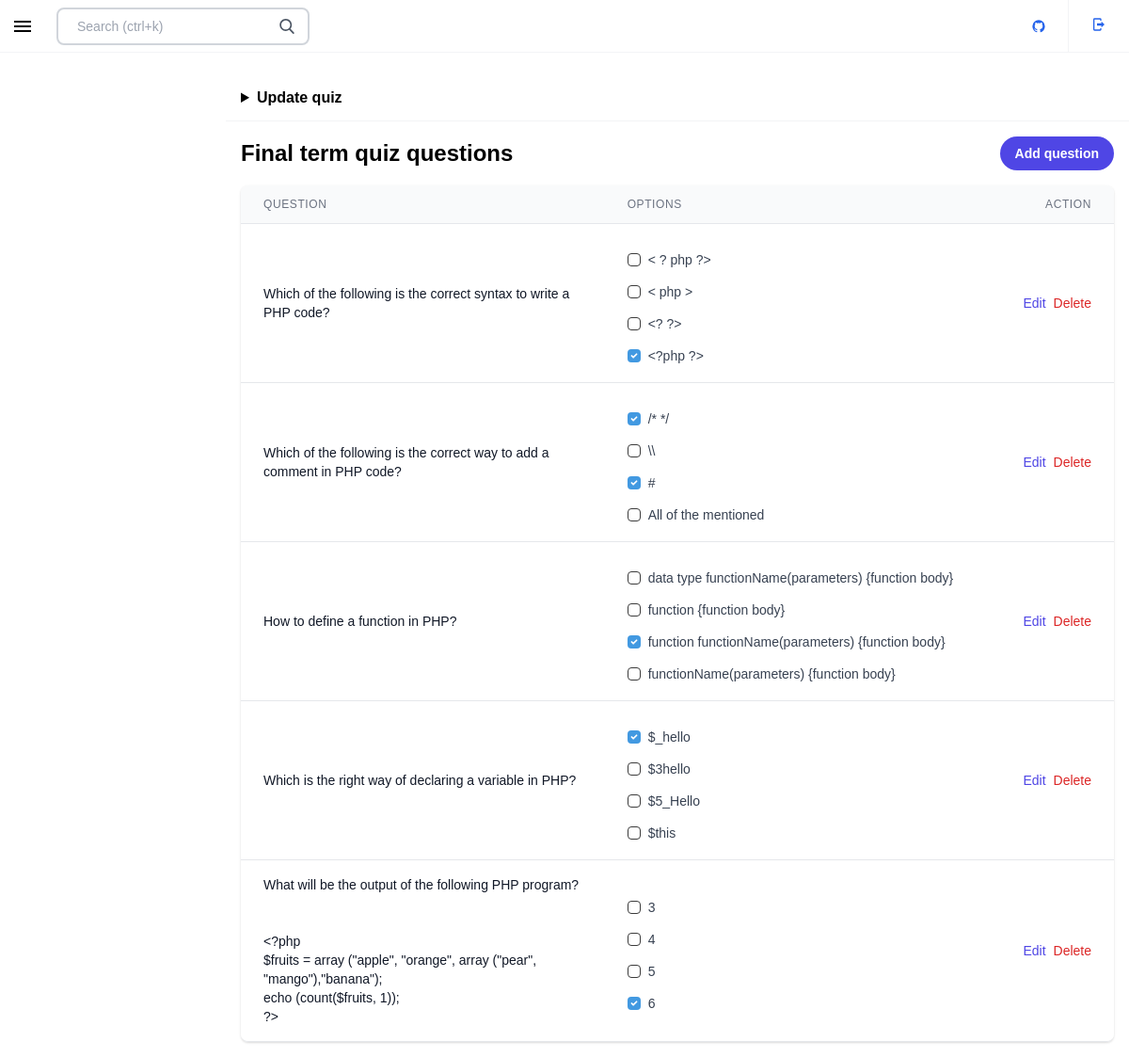
Page /admin/index.php?edit_quiz=2 (signed in) on the committed database.
### tables this page shows
CREATE TABLE `course_quizz` (
  `id` int NOT NULL AUTO_INCREMENT,
  `quiz_name` varchar(255) DEFAULT NULL,
  `course_id` int DEFAULT NULL,
  PRIMARY KEY (`id`),
  KEY `quizz_course_fk` (`course_id`),
  CONSTRAINT `quizz_course_fk` FOREIGN KEY (`course_id`) REFERENCES `courses` (`id`)
);

CREATE TABLE `course_questions` (
  `id` int NOT NULL AUTO_INCREMENT,
  `question` text,
  `quiz_id` int DEFAULT NULL,
  PRIMARY KEY (`id`),
  KEY `course_question_quiz_fk` (`quiz_id`),
  CONSTRAINT `course_question_quiz_fk` FOREIGN KEY (`quiz_id`) REFERENCES `course_quizz` (`id`)
);

### admin/inc/function.php (called while the page is built, shortened)
<?php
function get_quiz($quiz_id)
{
    include($_SERVER['DOCUMENT_ROOT'] . "/ELearning/admin/inc/connect.php");
    $query = $con->prepare("select * from course_quizz where id=:quiz_id");
    $query->bindParam("quiz_id", $quiz_id);
    $query->setFetchMode(PDO::FETCH_ASSOC);
    $query->execute();
    $row = $query->fetch();
    return $row;
}
function quiz_question_options($quiz_id)
{
    include($_SERVER['DOCUMENT_ROOT'] . "/ELearning/admin/inc/connect.php");
    $separator = '<--br-->';
    $concat_sep = '<---->';
    $topic_list = [];
    $query = $con->prepare("select q.*, group_concat(distinct o.content,'<---->' , o.id separator  '<--br-->') as options,  group_concat(distinct a.option_answer_id separator '<--br-->') as answers from course_questions q inner join course_question_options o on q.id = o.question_id left join course_question_answer a on q.id=a.question_id where q.quiz_id=:quiz_id group by q.id;");
    $query->bindParam("quiz_id", $quiz_id);
    $query->setFetchMode(PDO::FETCH_ASSOC);
    $query->execute();
    while ($row = $query->fetch()) {
        $concat_options = explode($separator, $row['options']);
        $options = [];
        $option_ids = [];
        for ($i = 0; $i < count($concat_options); $i++) {
            $option = $concat_options[$i];
            $split = explode($concat_sep, $option);
            $options[] = $split[0];
            $option_ids[] = $split[1];
        }
        $row['options'] = $options;
        $row['option_ids'] = $option_ids;
        $row['answers'] = explode($separator, $row['answers']);
        $topic_list[] = $row;
    }
    return $topic_list;
}

### admin/inc/quiz/edit_quiz.php (the view, shortened to what this page needs)
<?php
$quiz_id = $_GET['edit_quiz'];
$quiz = get_quiz($quiz_id);
?>
<div class="">
  <header class="border-gray-100 flex items-stretch border-b dark:border-gray-800">
    <div class="flex items-center py-3 flex-grow font-bold px-4">
      <details class="w-full">
        <summary>Update quiz</summary>
      </details>
    </div>
  </header>
  <div class="flex">
    <div class="flex flex-col flex-grow mt-4">
      <div class="flex items-center justify-between px-4">
        <p class="text-2xl font-bold"><?php echo $quiz['quiz_name'] ?> quiz questions</p>
        <div class="px-4 py-2 rounded-full bg-indigo-600 font-bold text-sm text-white">
          <a href="?add_question&quiz_id=<?php echo $quiz_id ?>">
            Add question
          </a>
        </div>
      </div>
      <div class="my-2">
        <div class="py-2 align-middle px-4">
          <div class="shadow overflow-hidden border-b border-gray-200 sm:rounded-lg">
            <table class="divide-y divide-gray-200 min-w-full">
              <thead class="bg-gray-50">
                <tr>
                  <th scope="col" class="px-6 py-3 text-left text-xs font-medium text-gray-500 uppercase tracking-wider w-5/12">Question</th>
                  <th scope="col" class="px-6 py-3 text-left text-xs font-medium text-gray-500 uppercase tracking-wider">Options</th>
                  <th scope="col" class="px-6 py-3 text-left text-xs font-medium text-gray-500 uppercase tracking-wider text-right">Action</th>
                </tr>
              </thead>
              <tbody class="bg-white divide-y divide-gray-200">
                <?php
                $questions = quiz_question_options($quiz_id);
                foreach ($questions as $res) {
                ?>
                  <tr>
                    <td class="px-6 py-4 w-5/12">
                      <div class="text-sm font-medium text-gray-900"> <?php echo nl2br($res['question']) ?> </div>
                    </td>
                    <td class="px-6 py-4">
                      <div class="text-sm font-medium text-gray-900">
                        <ul>
                          <?php
                          $i = -1;
                          foreach ($res['options'] as $option) { ?>
                            <?php $i++; ?>
                            <div>
                              <label class="inline-flex items-center mt-3">
                                <input type="checkbox" class="form-checkbox h-5 w-5 text-gray-600 block" <?php echo (in_array($res['option_ids'][$i], $res['answers']) ? 'checked' : '') ?>>
                                <span class="ml-2 text-gray-700">
                                  <li><?php echo htmlspecialchars($option); ?></li>
                                </span>
                              </label>
                            </div>
                          <?php } ?>
                        </ul>
                      </div>
                    </td>
                    <td class="px-6 py-4 whitespace-nowrap text-right text-sm font-medium">
                      <div class="flex justify-end items-center">
                        <a href="index.php?edit_question=<?php echo $res['id'] ?>" class="text-indigo-600 hover:text-indigo-900">Edit</a>
                        <form action="inc/controller/course_quiz_controller.php" method="POST">
                          <button name="del_question" class="text-red-600 hover:text-red-900 ml-2" onclick="return confirm('Are you sure?');">Delete</button>
                        </form>
                      </div>
                    </td>
                  </tr>
                <?php }                  ?>
              </tbody>
            </table>
          </div>
        </div>
      </div>
    </div>
  </div>
</div>

### admin/css/style.css (style rules this page uses)
* { margin: 0; padding: 0; font-family: 'Lucida Sans', 'Lucida Sans Regular', 'Lucida Grande', 'Lucida Sans Unicode', Geneva, Verdana, sans-serif; }
label { text-align: left; display: block; }
.text-right { text-align: right; }
summary { cursor: pointer; }
.form-checkbox { -webkit-appearance: none; -moz-appearance: none; appearance: none; -webkit-print-color-adjust: exact; color-adjust: exact; display: inline-block; vertical-align: middle; background-origin: border-box; -webkit-user-select: none; -moz-user-select: none; -ms-user-select: none; user-select: none; flex-shrink: 0; height: 1em; width: 1em; color: #4299e1; background-color: #fff; border-color: #3b3b3b; border-width: 1px; border-radius: 0.25rem; }
.form-checkbox:checked { border-color: transparent; background-color: currentcolor; }

### rows in the picture
course_quizz: quiz_name "Final term"
course_questions: question "Which of the following is the correct syntax to write a PHP code?", option "< ? php ?>", option "< php >", option "<? ?>", option "<?php ?>"
course_questions: question "Which of the following is the correct way to add a comment in PHP code?", option "/* */", option "\\\\", option "#", option "All of the mentioned"
course_questions: question "How to define a function in PHP?", option "data type functionName(parameters) {function body}", option "function {function body}", option "function functionName(parameters) {function body}", option "functionName(parameters) {function body}"
course_questions: question "Which is the right way of declaring a variable in PHP?", option "$_hello", option "$3hello", option "$5_Hello", option "$this"

### other values in the picture
$res['question'] "What will be the output of the following PHP program? <?php $fruits = array (\"apple\", \"orange\", array (\"pear\", \"mango\"),\"banana\"); echo (count($fruits, 1)); ?>"
$option "3"
$option "4"
$option "5"
$option "6"
